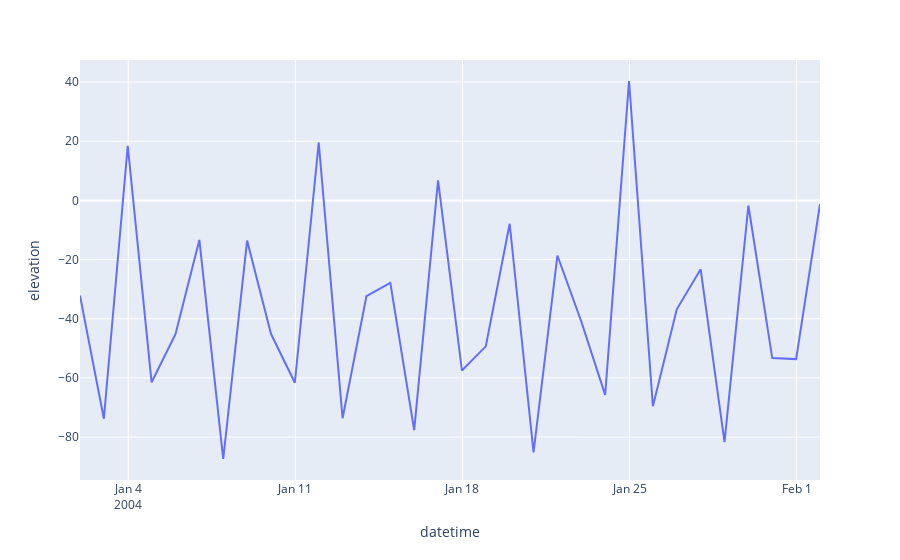

The cell this chart's notebook holds for it:
### Code cell
px.line(prop_data, y='elevation', x='datetime', hover_name="datetime", 
        hover_data=['azimuth',
                    'elevation',
                    'latitude',
                    'longitude'])
